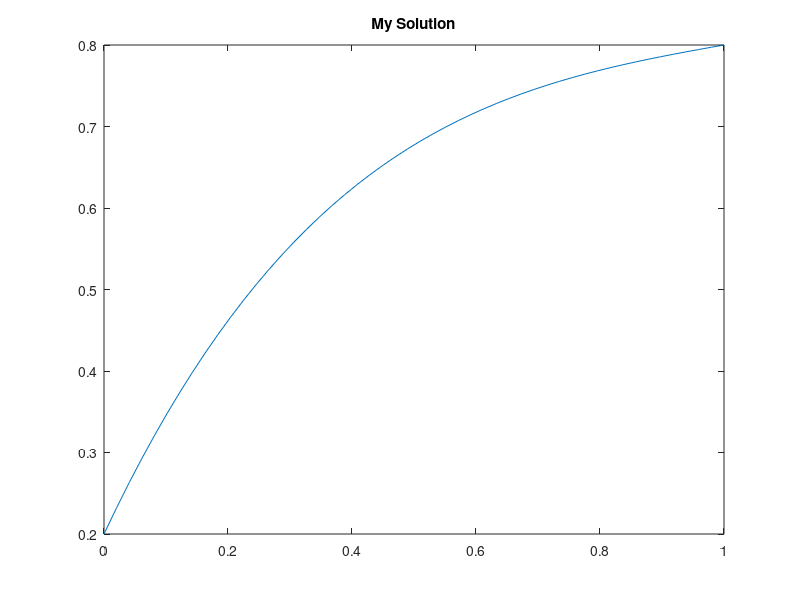

This figure's MATLAB source: (Note: this script raises an error after producing the figure.)
% solution of the ODE y'' + 2y' + y = x^2 ;
% with the boundary conditions y(a) = y1 and y(b) = y2 ;

%%
clear;

clc;
a = 0;
b = 1;
y1 = 0.2;
y2 = 0.8;
n = 50; % number of points 



h = (b-a)/(n-1) ;

y(1) = y1;
y(n) = y2;

y_new(1) = y1;
y_new(n) = y2;

iterations = 0;

error_now = 1;
error_req = 10e-6;

%%
while error_now > error_req
    for i=2:(n-1)
        x = a + (i-1)*h;
        y_new(i) = ((h*x)^2 +  y(i-1)*(h-1) - y(i+1)*(h+1) )/(h*h - 2) ;
    end

    iterations = iterations + 1;
    error_now = 0;
    for i=2:(n-1)
        error_now = error_now + abs(y_new(i) - y(i)) ;
    end
    
    if(rem(iterations, 1000) == 0)
        iterations
        error_now
    end


    y = y_new ;
end


%% plotting my solution

x_arr = a:h:b ;
plot(x_arr, y, LineWidth=2) ;
title('My Solution');
xlim([a, b]);
ylim([y1, y2]) ;
disp(y) ;

%% plotting the solution using in buillt function to compare

syms ys(x)
ode = diff(ys, x, 2) + 2*diff(ys, x) + ys == x^2 ;
cond1 = ys(a) == y1;
cond2 = ys(b) == y2;

ysol(x) = dsolve(ode, [cond1, cond2]) ;

figure;
fplot(x, ysol, linewidth=2);
title('Matlab Solution')
xlim([a, b]);
ylim([y1, y2]) ;

